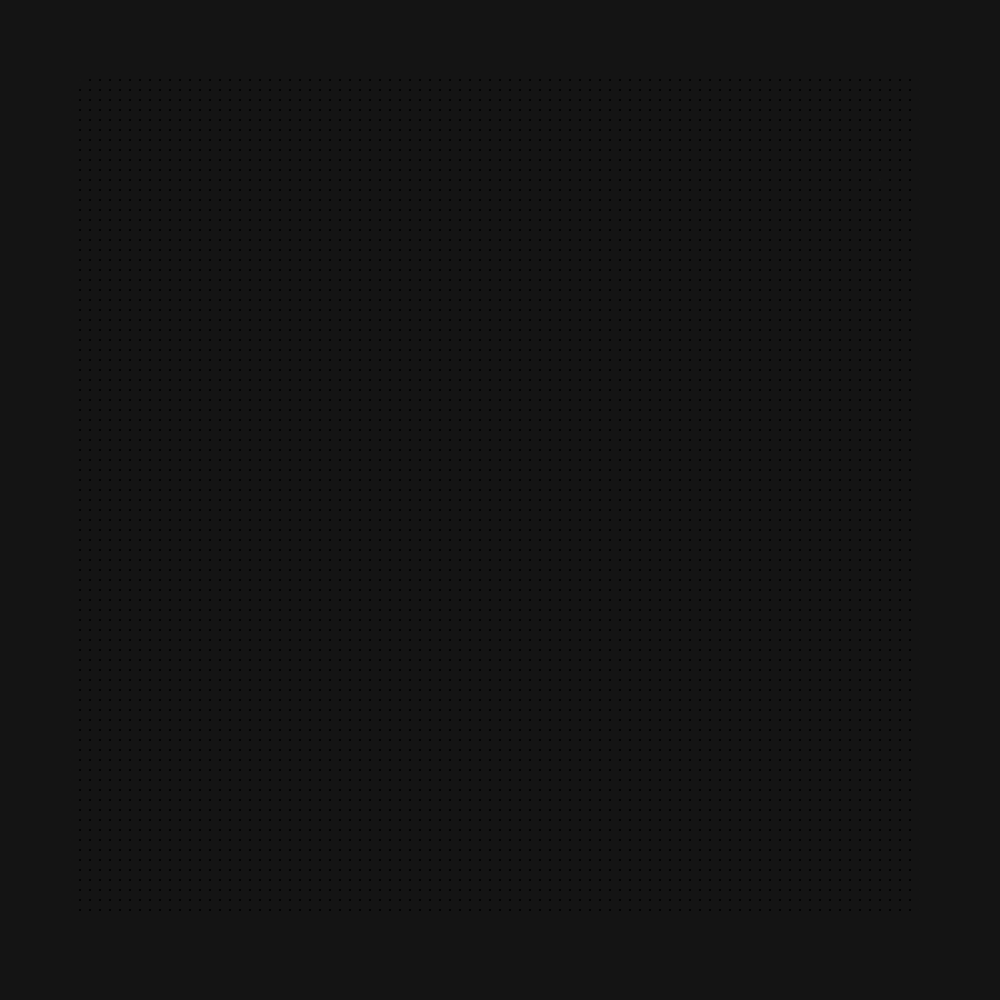
Frame 1 (no input)
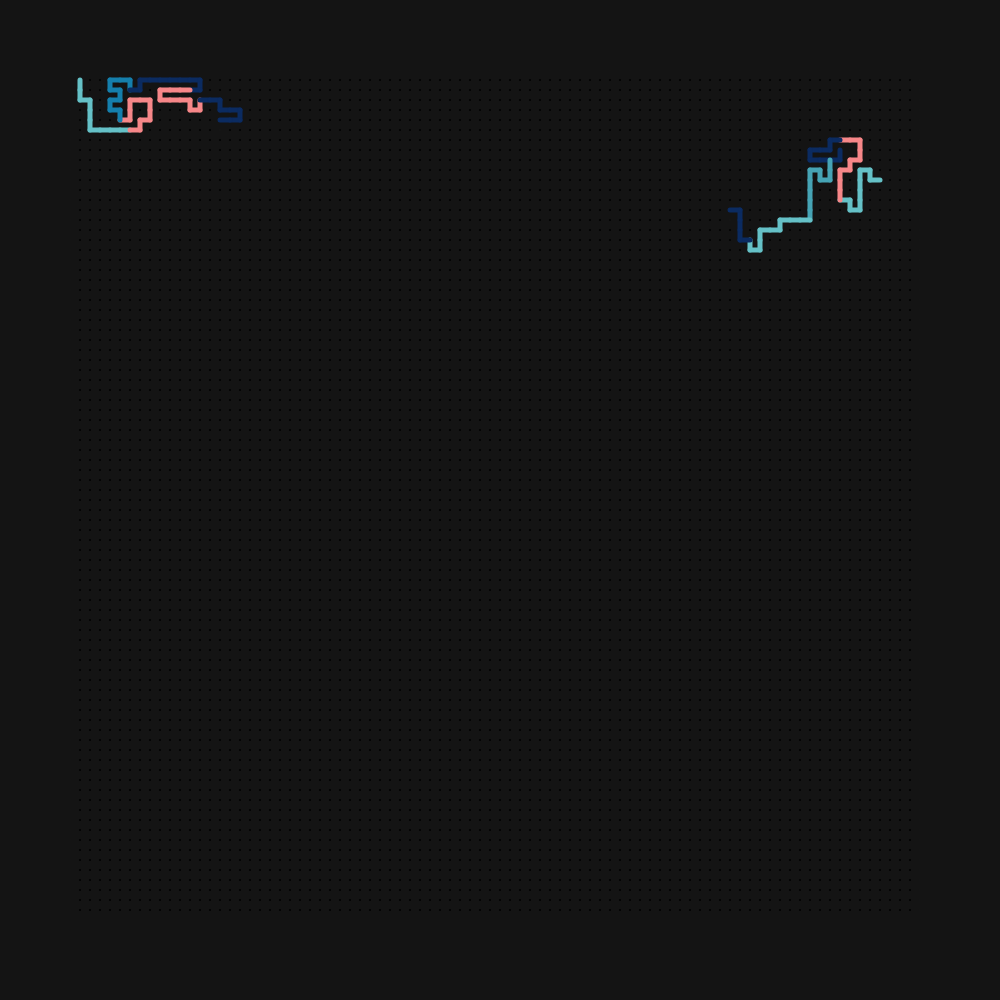
Frame 60 (no input)
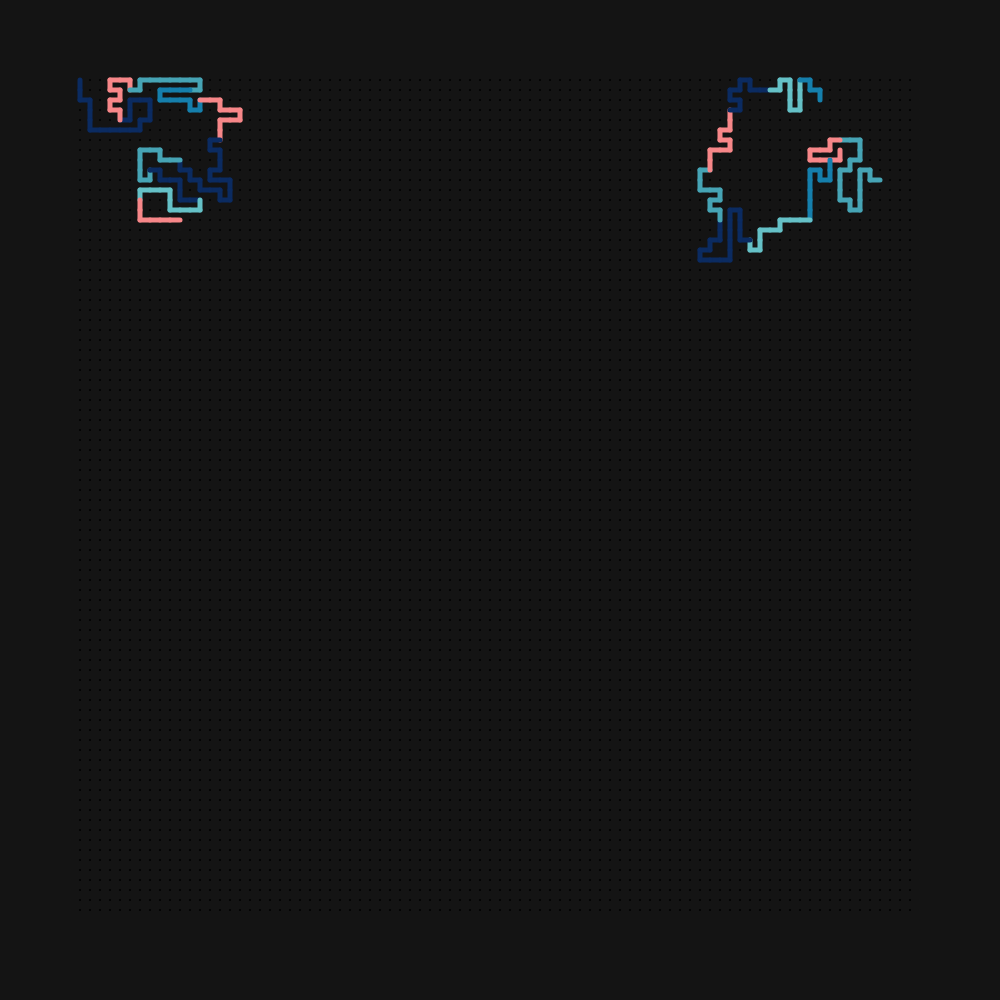
Frame 120 (the mouse pressed at the canvas centre since frame 60)

The p5.js sketch that drew these frames (run headless with seeded random() and noise() and a simulated clock; from frame 60 on, the mouse is pressed at the canvas centre):

// p5.js sketch
// ── sketch.js
let changeColor = false;
function spawnWalker(x, y) {
  this.currX = x;
  this.currY = y;

  this.spacing = spacing;
  this.offset = offset;

  this.path = []; // this will help remember the path
  this.drawnPath = [];

  this.advance = function (grid) {

    // move and update position
    opts = this.getOptions(grid);
    choice = random(opts);

    if(choice){
      changeColor = false;
      // add current position to the path array
      this.path.push({ dx: this.currX, dy: this.currY });
      this.drawnPath.push({ dx: this.currX, dy: this.currY });

      this.currX = choice.dx;
      this.currY = choice.dy;

      return {dx: this.currX, dy: this.currY}
    }else{
      changeColor = true;
      backtracked = this.path.pop()

      this.currX = backtracked.dx
      this.currY = backtracked.dy
    }
  };

  this.getOptions = function (grid) {

    options = [];
    if (this.currX > 0) {
      if (grid[this.currX - 1][this.currY]) {
        options.push({ dx: this.currX - 1, dy: this.currY });
      }
    }

    if (this.currY > 0) {
      if (grid[this.currX][this.currY - 1]) {
        options.push({ dx: this.currX, dy: this.currY - 1 });
      }
    }

    if (this.currX < grid.length - 1) {
      if (grid[this.currX + 1][this.currY]) {
        options.push({ dx: this.currX + 1, dy: this.currY });
      }
    }

    if (this.currY < grid[0].length - 1) {
      if (grid[this.currX][this.currY + 1]) {
        options.push({ dx: this.currX, dy: this.currY + 1 });
      }
    }

    return options;
  };
  this.display = function (g) {
    for (let n = 0; n < this.drawnPath.length - 1; n++) {
      if(dist(this.drawnPath[n].dx * this.spacing + this.offset,
      this.drawnPath[n].dy * this.spacing + this.offset,
      this.drawnPath[n + 1].dx * this.spacing + this.offset,
      this.drawnPath[n + 1].dy * this.spacing + this.offset)<this.spacing+0.1){
       
        strokeWeight(5)
        if(n % 10 == 0 ){
        let colorPicker = random();
        if(colorPicker < 0.99 && colorPicker > 0.8){
          stroke(101, 193, 199)
        } else if(colorPicker < 0.79 && colorPicker > 0.6){
          stroke(70, 164, 181)
        } else if(colorPicker < 0.59 && colorPicker > 0.4){
          stroke(21, 127, 172)
        }
        else if(colorPicker < 0.39 && colorPicker > 0.2){
          stroke(11, 43, 97)
        }
         else{
          stroke(247, 135, 137)
        }
        }
    line(
      this.drawnPath[n].dx * this.spacing + this.offset,
      this.drawnPath[n].dy * this.spacing + this.offset,
      this.drawnPath[n + 1].dx * this.spacing + this.offset,
      this.drawnPath[n + 1].dy * this.spacing + this.offset
    );
}
    }
  };
}

function makeGrid(w, h, spacing, offset) {
  this.w = w;
  this.h = h;
  this.spacing = spacing;
  this.offset = offset;
  this.grid = [];

  this.initGrid = function () {
    for (let x = this.offset; x < this.w - this.offset; x += this.spacing) {
      row = [];
      for (let y = this.offset; y < this.h - this.offset; y += this.spacing) {
        row.push(1);
      }
      this.grid.push(row);
    }
  };

  this.display = function () {
    strokeWeight(2);
    for (let i = 0; i < this.grid.length; i++) {
      for (let j = 0; j < this.grid[0].length; j++) {
        if (this.grid[i][j]) {
          point(i * this.spacing + this.offset, j * this.spacing + this.offset);
        }
      }
    }
  };
}

function gridHandler(grid, randomWalkers){
  this.grid = grid // the grid
  this.randomWalkers = [...randomWalkers]  // an array of random walkers

  // go through and set their starting positions in the grid to false
  for(let n = 0; n<this.randomWalkers.length; n++){
      this.grid.grid[randomWalkers[n].currX][randomWalkers[n].currY] = 0
  }

  // advance entire board state
  // checks off cells that have paths in them
  this.advanceGrid = function(){

    // go through all the random walkers and advance each one individually
    for(let n = 0; n<this.randomWalkers.length; n++){
      toCheck = this.randomWalkers[n].advance(this.grid.grid)

      if(toCheck){
        this.grid.grid[toCheck.dx][toCheck.dy] = 0
      }
    }
  }

  this.display = function(){
    this.grid.display()
    for(let n = 0; n<this.randomWalkers.length; n++){
      this.randomWalkers[n].display()
    }
  }
}

function setup() {
  w = min(windowWidth, windowHeight);
  wx = w;
  wy = w;
  createCanvas(wx, wy);

  spacing = 10
  offset = 80

  g = new makeGrid(wx, wy, spacing, offset);
  g.initGrid();

  r = new spawnWalker(0,0, spacing, offset)
  r2 = new spawnWalker(80,10, spacing, offset)

  h = new gridHandler(g, [r,r2])
}

function draw() {
  background(20);
  stroke(0);
  h.display()
  h.advanceGrid()
}
